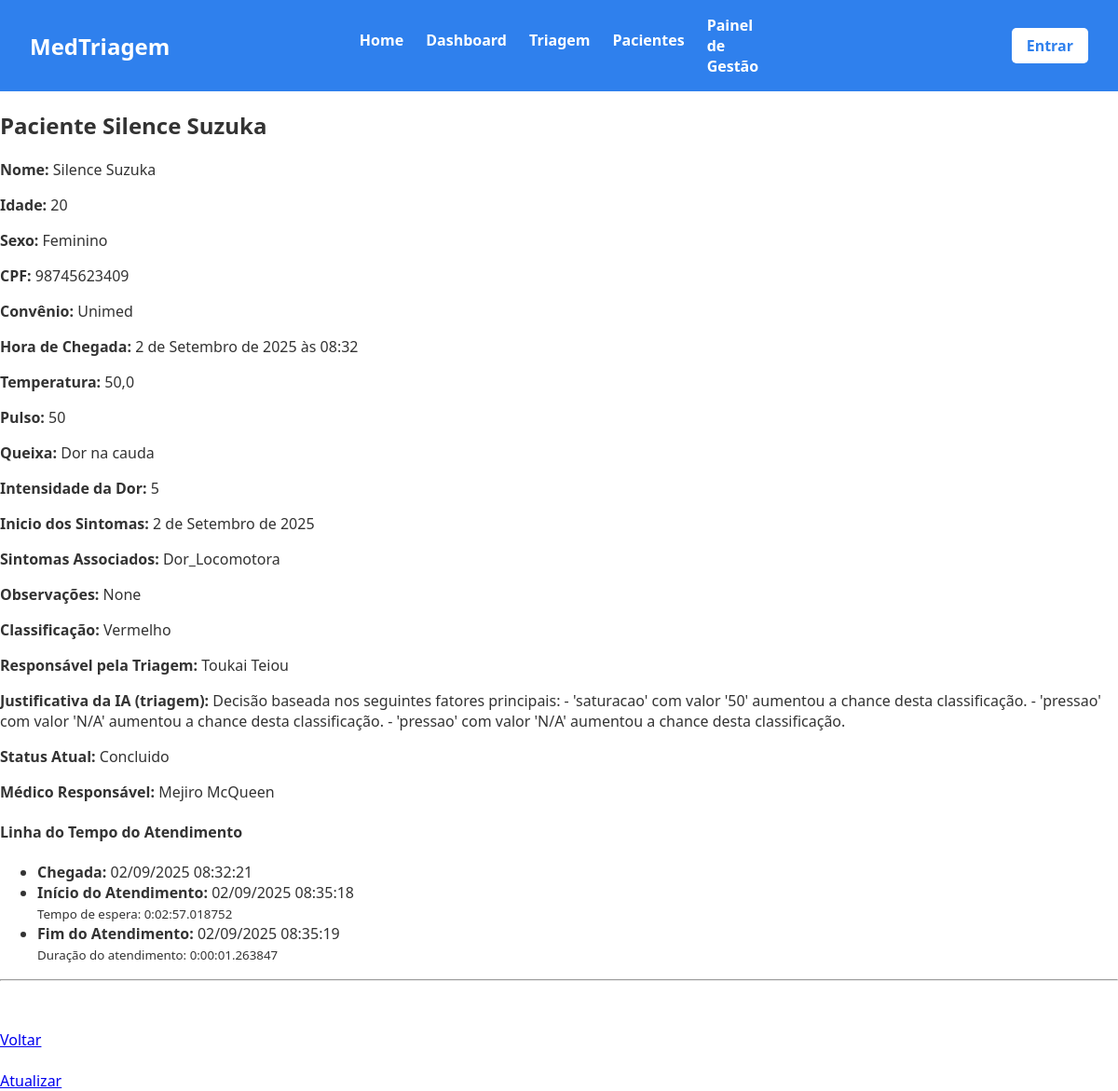
/master/detail/1 (signed in), run on the app's committed database.
### triagem/models.py (models this page shows, shortened)
class Paciente(models.Model):
    Sexualidade = [
        ('Masculino', 'Masculino'),
        ('Feminino', 'Feminino'),
    ]
    Convenios = [
        ('SUS', 'SUS'),
        ('Unimed', 'Unimed'),
        ('Hapvida', 'Hapvida'),
        ('Amil', 'Amil'),
        ('Bradesco Saude', 'Bradesco Saude'),
    ]
    Status = [
        ('Aguardando', 'Aguardando'),
        ('Em atendimento', 'Em atendimento'),
        ('Concluido', 'Concluido'),
    ]
    Sintomas = [
        ('Dor_Toracica', 'Dor Torácica / Aperto no Peito'),
        ('Falta_de_Ar', 'Falta de Ar / Dificuldade para Respirar'),
        ('Alteracao_Neurologica_Grave', 'Alteração de Consciência / Convulsão / Confusão'),
        ('Sangramento_Ativo', 'Sangramento Ativo / Vômito ou Fezes com Sangue'),
        ('Febre', 'Febre / Calafrios'),
        ('Dor_de_Cabeca', 'Dor de Cabeça'),
        ('Tontura_MalEstar', 'Tontura / Fraqueza / Mal-estar Geral'),
        ('Sintomas_Respiratorios_Leves', 'Tosse / Espirros / Dor de Garganta'),
        ('Dor_Abdominal', 'Dor Abdominal / Cólica'),
        ('Sintomas_Gastrointestinais', 'Náusea / Vômito / Diarreia'),
        ('Lesao_Trauma', 'Lesão / Trauma / Queda Recente'),
        ('Dor_Locomotora', 'Dor Muscular / Articular / Lombar'),
        ('Reacao_Alergica_Pele', 'Reação Alérgica / Erupção na Pele / Inchaço'),
        ('Queixa_Urinaria', 'Queixa Urinária (Dor ao urinar / Sangue na urina)'),
        ('Outro', 'Outro'),
    ]
    Risco = [
        ('Vermelho', 'Emergência'),
        ('Laranja', 'Muito Urgente'),
        ('Amarelo', 'Urgente'),
        ('Verde', 'Pouco Urgente'),
        ('Azul', 'Não Urgente'),
    ]
    Profissionais = [
        ('Clinica Medica', 'Clinica Medica'),
        ('Ortopedia', 'Ortopedia'),
        ('Pediatria', 'Pediatria'),
        ('Cardiologia', 'Cardiologia'),
        ('Neurologia', 'Neurologia'),
    ]
    nome = models.CharField(max_length=100)
    data_nascimento = models.DateField(verbose_name="Data de Nascimento")
    sexo = models.CharField(choices=Sexualidade, max_length=50)
    cpf = models.CharField(unique=True, max_length=11)
    convenio = models.CharField(choices=Convenios, max_length=50)
    temperatura = models.FloatField(max_length=3)
    pressao_sistolica = models.CharField(max_length=3) # Valor maior
    pressao_diastolica = models.CharField(max_length=3) # Valor menor
    pulso = models.CharField(max_length=3)
    frequenciaRespiratoria = models.CharField(max_length=3)
    saturacao = models.CharField(max_length=3)
    glicemia = models.CharField(max_length=3)
    dor = models.IntegerField(validators=[MinValueValidator(0), MaxValueValidator(10)])
    queixa = models.CharField(max_length=1000)
    inicio_sintomas = models.DateField()
    sintomas_associados = models.CharField(choices=Sintomas, max_length=50)
    observacoes = models.CharField(blank=True, null=True, max_length=1000)
    classificacao = models.CharField(choices=Risco, max_length=50,blank=True, null=True)
    justificativa = models.CharField(blank=True, null=True)
    encaminhamento = models.CharField(choices=Profissionais, max_length=50,blank=True, null=True)
    status = models.CharField(max_length=20, choices=Status, default='Aguardando',blank=True, null=True)
    hora_chegada = models.DateTimeField(default=timezone.now, blank=True)
    hora_inicio_atendimento = models.DateTimeField(null=True, blank=True)
    hora_fim_atendimento = models.DateTimeField(null=True, blank=True)
    atendente = models.ForeignKey(settings.AUTH_USER_MODEL, on_delete=models.PROTECT, related_name='pacientes_criados')
    medico_responsavel = models.ForeignKey(settings.AUTH_USER_MODEL, on_delete=models.SET_NULL, related_name='pacientes_atendidos', null=True, blank=True)
    @property
    def idade(self):
        if not self.data_nascimento:
            return None # Retorna nada se a data de nascimento não estiver preenchida
        hoje = date.today()
        idade_calculada = hoje.year - self.data_nascimento.year - ((hoje.month, hoje.day) < (self.data_nascimento.month, self.data_nascimento.day))
        return idade_calculada
    @property
    def tempo_de_espera(self):
        if self.hora_chegada and self.hora_inicio_atendimento:
            return self.hora_inicio_atendimento - self.hora_chegada
        return None
    @property
    def tempo_de_atendimento(self):
        if self.hora_inicio_atendimento and self.hora_fim_atendimento:
            return self.hora_fim_atendimento - self.hora_inicio_atendimento
        return None

class CustomUser(AbstractUser):
    class TipoUsuario(models.TextChoices):
        ATENDENTE = 'ATENDENTE', 'Atendente'
        MEDICO = 'MEDICO', 'Médico'
        ADMIN = 'ADMIN', 'Admin'
    Especializacoes = [
        ('CLINICA_GERAL', 'Clínica Geral'),
        ('CARDIOLOGIA', 'Cardiologia'),
        ('ORTOPEDIA', 'Ortopedia'),
        ('PEDIATRIA', 'Pediatria'),
        ('NEUROLOGIA', 'Neurologia'),
        ('OUTRA', 'Outra')
    ]
    nome_completo = models.CharField(max_length=255)
    email = models.EmailField(unique=True)
    cpf = models.CharField(max_length=11, unique=True)
    tipo_usuario = models.CharField(max_length=10, choices=TipoUsuario.choices, default=TipoUsuario.ATENDENTE)
    registro_profissional = models.CharField(max_length=20, blank=True, null=True)   # Permite que o valor seja nulo no banco
    especializacao = models.CharField(max_length=50, choices=Especializacoes,blank=True,null=True)
    USERNAME_FIELD = 'username'
    REQUIRED_FIELDS = ['email', 'nome_completo', 'cpf']

### triagem/views.py (the view)
# urls.py: path('detail/<int:pk>', detail_view, name='mostrar'),
@login_required
def detail_view(request, pk):
    paciente = get_object_or_404(Paciente, pk=pk)
    fallback_url = reverse('hosp:listar')
    voltar_para_url = request.META.get('HTTP_REFERER', fallback_url)
    context = {
        'paciente': paciente,
        'voltar_para_url': voltar_para_url
    }
    return render(request, 'site/detalhes.html', context)

### triagem/templates/site/detalhes.html (shortened to what this page needs)
{% load static %}
<!DOCTYPE html>
<html lang="en">
<head>
    <link rel="stylesheet" href="{% static 'front/css/base.css' %}?v=2">
    <link rel="stylesheet" href="{% static 'front/css/detalhes.css' %}?v=2">
</head>
<body>
    <header>
        <h1><a href="{% url 'hosp:index' %}">MedTriagem</a></h1>
        <nav class="menu-links">
            <a href="{% url 'hosp:index' %}" ><p>Home</p></a>
            <a href="{% url 'hosp:listar' %}" ><p>Dashboard</p></a>
            <a href="{% url 'hosp:criar' %}" ><p>Triagem</p></a>
            <a href="{% url 'hosp:listar' %}" ><p>Pacientes</p></a>
            {% if user.is_superuser or user.tipo_usuario == 'ADMIN' %}
                <a href="{% url 'hosp:painel_gestao' %}">Painel de Gestão</a>
            {% endif %}
        </nav>
         <div class="entrar">
            <a href="{% url 'hosp:listar' %}" class="btn-entrar">Entrar</a>
        </div>
    </header>
    <h2>Paciente {{ paciente.nome }}</h2>
    <div>
        <p><b>Nome:</b> {{ paciente.nome }}</p>
        <p><b>Idade:</b> {{ paciente.idade }}</p>
        <p><b>Sexo:</b> {{ paciente.sexo }}</p>
        <p><b>CPF:</b> {{ paciente.cpf }}</p>
        <p><b>Convênio:</b> {{ paciente.convenio }}</p>
        <p><b>Hora de Chegada:</b> {{ paciente.hora_chegada }}</p>
        <p><b>Temperatura:</b> {{ paciente.temperatura }}</p>
        <p><b>Pulso:</b> {{ paciente.pulso }}</p>
        <p><b>Queixa:</b> {{ paciente.queixa }}</p>
        <p><b>Intensidade da Dor:</b> {{ paciente.dor }}</p>
        <p><b>Inicio dos Sintomas:</b> {{ paciente.inicio_sintomas }}</p>
        <p><b>Sintomas Associados:</b> {{ paciente.sintomas_associados }}</p>
        <p><b>Observações:</b> {{ paciente.observacoes }}</p>
        <p><b>Classificação:</b> {{ paciente.classificacao }}</p>
        <p><b>Responsável pela Triagem:</b> {{ paciente.atendente.nome_completo }}</p>
        <p><b>Justificativa da IA (triagem):</b> {{ paciente.justificativa }}</p>
        <div class="card-body">
            <p><strong>Status Atual:</strong> {{ paciente.get_status_display }}</p>
            {% if paciente.medico_responsavel %}
                <p><strong>Médico Responsável:</strong> {{ paciente.medico_responsavel.nome_completo }}</p>
            {% endif %}
            <h4>Linha do Tempo do Atendimento</h4>
            <ul class="list-group">
                <li class="list-group-item">
                    <strong>Chegada:</strong> {{ paciente.hora_chegada|date:"d/m/Y H:i:s" }}
                </li>
                {% if paciente.hora_inicio_atendimento %}
                <li class="list-group-item">
                    <strong>Início do Atendimento:</strong> {{ paciente.hora_inicio_atendimento|date:"d/m/Y H:i:s" }}
                    <br>
                    <small class="text-muted">Tempo de espera: {{ paciente.tempo_de_espera }}</small>
                </li>
                {% endif %}
                {% if paciente.hora_fim_atendimento %}
                <li class="list-group-item">
                    <strong>Fim do Atendimento:</strong> {{ paciente.hora_fim_atendimento|date:"d/m/Y H:i:s" }}
                    <br>
                    <small class="text-muted">Duração do atendimento: {{ paciente.tempo_de_atendimento }}</small>
                </li>
                {% endif %}
            </ul>
            <hr>
        </div>
    </div>
    <br><br><a class="btn btn-secondary" href="{{ voltar_para_url }}">Voltar</a>
    {% if user.is_superuser or user.tipo_usuario == 'ADMIN' %}
    <br><br><a class="link" href="{% url 'hosp:atualizar' paciente.id %}">Atualizar</a>
    {% endif %}
</body>
</html>

### triagem/static/front/css/base.css (style rules this page uses)
body { margin: 0; font-family: 'Segoe UI', Tahoma, Geneva, Verdana, sans-serif; background-color: #ffffff; color: #333; }
header { background-color: #2f80ed; color: white; padding: 1rem 2rem; display: grid; grid-template-columns: 1fr 1fr 1fr; align-items: center; position:relative; }
header a { text-decoration: none; color: inherit; }
header h1 { margin: 0; font-size: 1.5rem; grid-column: 1; }
.menu-links { display:flex; justify-content: center; gap: 1.5em; grid-column: 2; }
.menu-links a { color: white; text-decoration: none; font-weight: bold; transition: opacity 0.2s; }
.entrar { grid-column: 3; display: flex; justify-content: flex-end; }
.btn-entrar { background-color: white; color: #2f80ed; padding: 0.5rem 1rem; border-radius: 5px; text-decoration: none; font-weight: bold; transition: background-color 0.2s, color 0.2s; }

### data on the page
Paciente: nome "Silence Suzuka", idade "20", sexo "Feminino", cpf "98745623409", convenio "Unimed", hora_chegada "2 de Setembro de 2025 às 08:32", temperatura "50,0", pulso "50", queixa "Dor na cauda", dor "5", inicio_sintomas "2 de Setembro de 2025", sintomas_associados "Dor_Locomotora", observacoes "None", classificacao "Vermelho", atendente.nome_completo "Toukai Teiou", justificativa "Decisão baseada nos seguintes fatores principais: - 'saturacao' com valor '50' aumentou a chance desta classificação. - 'pressao' com valor 'N/A' aumentou a chance desta classificação. - 'pressao' com valor 'N/A' aumentou a chance desta classificação.", status "Concluido", medico_responsavel.nome_completo "Mejiro McQueen", hora_chegada "02/09/2025 08:32:21", hora_inicio_atendimento "02/09/2025 08:35:18", tempo_de_espera "0:02:57.018752", hora_fim_atendimento "02/09/2025 08:35:19", tempo_de_atendimento "0:00:01.263847"
